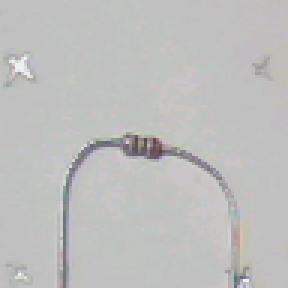
#> input picture datasets/electronic-parts/resistor/001.png, 96 x 96 px, found by its file name (shown 3 times larger)
$ jupyter execute --allow-errors project_image_data_augmentation_adamiaonr.ipynb   (shell and % lines are left out)
#> lines starting #> are read from the running program, lines starting #| are printed output that depends on the picture
<a href="https://colab.research.google.com/github/adamiaonr/cveml/blob/main/projects/scripts/notebooks/project_image_data_augmentation_adamiaonr.ipynb" target="_parent"></a>

# Project: Image Data Augmentation

[](https://colab.research.google.com/github/ShawnHymel/computer-vision-with-embedded-machine-learning/blob/master/2.3.5%20-%20Project%20-%20Data%20Augmentation/project_image_data_augmentation.ipynb)

This is an example for creating an augmented dataset. It will transform input images to create a series of augmented samples that are saved in a new output directory.

Create a folder named "dataset" in the /content directory and upload your images there. The images should be divided into their respective classes, where each class has its own folder with the name of the class. For example:

<pre>
/content
    |- dataset
        |- background
        |- capacitor
        |- diode
        |- led
        |- resistor
</pre>

The original images along with their transforms will be saved in the output directory. Each output file will be the original filename appended with "_{num}" where {num} is some incrementing value based on the total number of transforms performed per image.

For example, if you have a file named "0.png" in /content/dataset/resistor, it will become "0_0.png" in /content/output/resistor. The first transform will be "0_1.png", the second transform will be "0_2.png" and so on.

Run each of the cells paying attention to their contents and output. Fill out the necessary parts of the functions where you find the following comment:

```
# >>> ENTER YOUR CODE HERE <<<
```

Author: EdgeImpulse, Inc.<br>
Date: August 3, 2021<br>
Modified by: adamiaonr@gmail.com<br>
Last modified: January 2, 2022<br>
License: [Apache-2.0](apache.org/licenses/LICENSE-2.0)<br>

[cell 1]
import numpy as np
import matplotlib.pyplot as plt
import random
import os
import PIL

import skimage.transform
import skimage.util

[cell 2]
### Settings

# Location of dataset and output folder
DATASET_PATH = "/content/dataset"
OUT_PATH = "/content/output"
OUT_ZIP = "augmented_dataset_v2_0_6.zip"

# File format to use for new dataset
IMG_EXT = ".png"

# You are welcome to change the seed to get different augmentation effects
SEED = 42
random.seed(SEED)

[cell 3]
### Create output directory

try:
  os.makedirs(OUT_PATH)
except FileExistsError:
  print("WARNING: Output directory already exists. Check to make sure it is empty.")

## Transform Functions

Create one or more functions that transform an input image.

[cell 4]
### Example: Function to create 3 new flipped images of the input
# [9 lines left out: function create_flipped, not called in this run]

[cell 5]
# >>> ENTER YOUR CODE HERE <<<
# Create one or more functions that create transforms of your images

# rotation : rotates image with the provided angles ([-135, -45, 45, 135] by default)
def create_rotated(img, angles = [-135, -45, 45, 135], flip = False):
  rotated = []
  for angle in angles:
    img_rotated = skimage.transform.rotate(img, angle = angle, mode='edge', preserve_range=True).astype(np.uint8)
    rotated.append(img_rotated)

    if flip:
      rotated.append(np.fliplr(img_rotated))

  return rotated

# translation : creates a list of translations of a source image along {x, y} axis, in the form {x * (1 + a), y * (1 + b)}
# the (a, b) coefficients to apply are passed as a list.
def create_translated(img, translation_coef = [0.0, .25, .5, .75], flip = False):
  translated = []

  height = img.shape[0]
  width = img.shape[1]

  for c in translation_coef:
    tr_x = [ round(( random.random() * k ) * ( width / 2 ))  for k in [ c, c, -c, -c ] ]
    for c in translation_coef:
      tr_y = [ round(( random.random() * k ) * ( height / 2 )) for k in [ c, c, -c, -c ] ]
      for i, p in enumerate([(x, y) for x, y in zip(tr_x, tr_y)]):
        translation = skimage.transform.AffineTransform(translation=(p[0], p[1]))
        img_trnsltd = skimage.transform.warp(img, translation, mode='edge', preserve_range=True).astype(np.uint8)
        translated.append(img_trnsltd)

        if flip:
          translated.append(np.flipud(img_trnsltd))

  return translated

# scale & crop
# [36 lines left out: function create_scaled, not called in this run]

[cell 6]
# testing area

img = PIL.Image.open(os.path.join(DATASET_PATH, 'resistor/001.png'))
#> img is the input picture: PIL image 96x96 RGB; mean R, G, B 190.6, 190.6, 189.8
img = np.asarray(img)

# create simple array of translated images
translated = create_translated(img, translation_coef = [1.0], flip = False)
#> after the loop in create_translated, `for c in translation_coef:`:
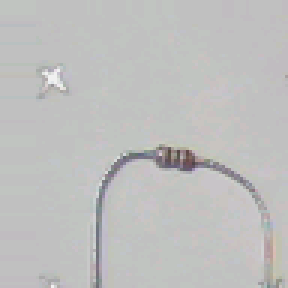
#> img_trnsltd: shape (96, 96, 3) (shown 3 times larger); mean R, G, B 190.8, 191, 190.2
#> after the loop in create_translated, `for c in translation_coef:`: translated = 4 items
#> translated = 4 items
figs, axs = plt.subplots(1, len(translated), figsize=(30, 30))

for i in range(len(translated)):
  axs[i].imshow(translated[i], vmin=0, vmax=255)
#> this loop made 4 passes

plt.show()
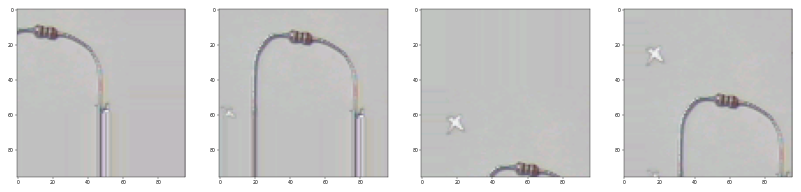
#> figure drawn by matplotlib, 4 panels

# create array of rotated images
rotated = create_rotated(img, angles = [-45, -22.5, -11.25, 11.25, 22.5, 45])
#> the loop in create_rotated, `for angle in angles:` made 6 passes
#> pass 1, in create_rotated, `img_rotated = skimage.transform.rotate(img, angle = angle, mode='edge'..`:
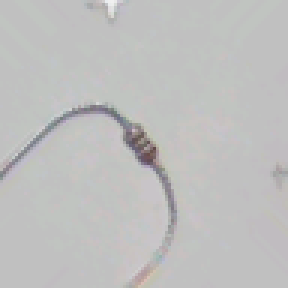
#> img_rotated: shape (96, 96, 3) (shown 3 times larger); mean R, G, B 190.9, 190.9, 190.3
#> pass 2, in create_rotated, `img_rotated = skimage.transform.rotate(img, angle = angle, mode='edge'..`:
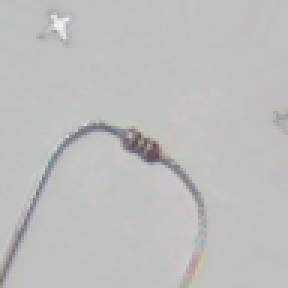
#> img_rotated: shape (96, 96, 3) (shown 3 times larger); mean R, G, B 190.5, 190.4, 189.9
#> pass 3, in create_rotated, `img_rotated = skimage.transform.rotate(img, angle = angle, mode='edge'..`:
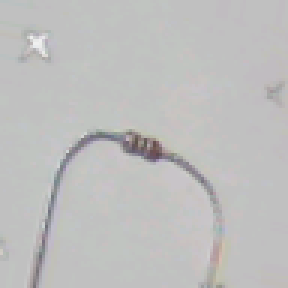
#> img_rotated: shape (96, 96, 3) (shown 3 times larger); mean R, G, B 190.5, 190.4, 189.8
#> after the loop in create_rotated, `for angle in angles:`:
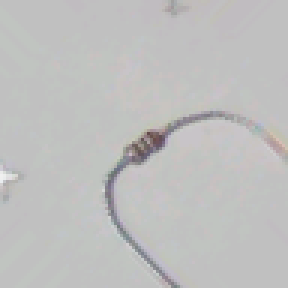
#> img_rotated: shape (96, 96, 3) (shown 3 times larger); mean R, G, B 190.9, 190.9, 190.3
#> after the loop in create_rotated, `for angle in angles:`: rotated = 6 items
#> rotated = 6 items
figs, axs = plt.subplots(1, len(rotated) + 1, figsize=(30, 30))
axs[0].imshow(img, vmin=0, vmax=255)
for i in range(len(rotated)):
  axs[i + 1].imshow(rotated[i], vmin=0, vmax=255)
#> this loop made 6 passes

plt.show()
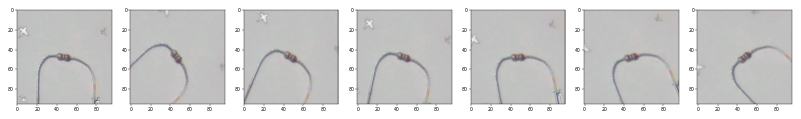
#> figure drawn by matplotlib, 7 panels

# create array of rotations, applied over translations
for img_trnslt in create_translated(img, translation_coef = [0.0, .25, .5]):
  trans_rotated = create_rotated(img_trnslt, angles = [-11.25, 11.25])
  figs, axs = plt.subplots(1, len(trans_rotated) + 1, figsize=(30, 30))
  axs[0].imshow(img, vmin=0, vmax=255)
  for i in range(len(trans_rotated)):
    axs[i + 1].imshow(trans_rotated[i], vmin=0, vmax=255)

  plt.show()
#> this loop made 36 passes
#> pass 1, `plt.show()`:
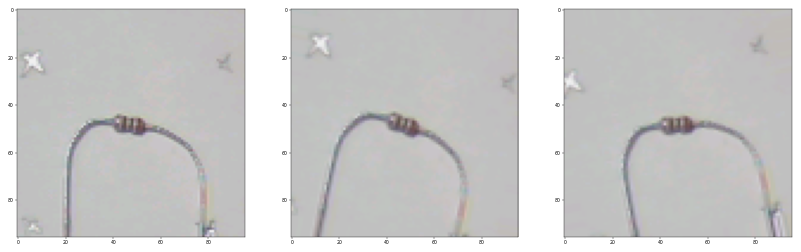
#> figure drawn by matplotlib, 3 panels

# [6 lines of commented-out code are left out]

$ run again, with datasets/electronic-parts/resistor/002.png copied over datasets/electronic-parts/resistor/001.png
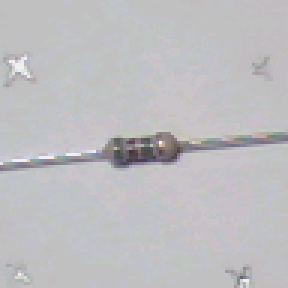
#> input picture datasets/electronic-parts/resistor/002.png, 96 x 96 px, found by its file name (shown 3 times larger)
#> img is the input picture: PIL image 96x96 RGB; mean R, G, B 190.2, 189.5, 192.1
#> after the loop in create_translated, `for c in translation_coef:`: translated = 4 items
#> the loop `for i in range(len(translated)):` made 4 passes
#> after the loop in create_rotated, `for angle in angles:`:
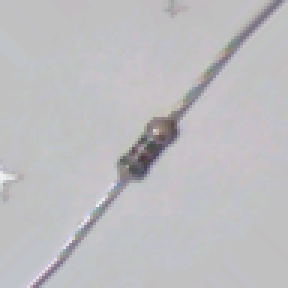
#> img_rotated: shape (96, 96, 3) (shown 3 times larger); mean R, G, B 189.8, 189.1, 191.9
#> after the loop in create_rotated, `for angle in angles:`: rotated = 6 items
#> the loop `for i in range(len(rotated)):` made 6 passes
#> the loop `for img_trnslt in create_translated(img, translation_coef = [0.0, .25,..` made 36 passes
#> pass 1, `plt.show()`:
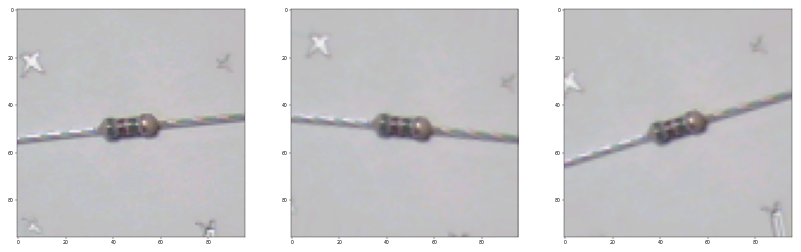
#> figure drawn by matplotlib, 3 panels

$ run again, with datasets/electronic-parts/resistor/004.png copied over datasets/electronic-parts/resistor/001.png
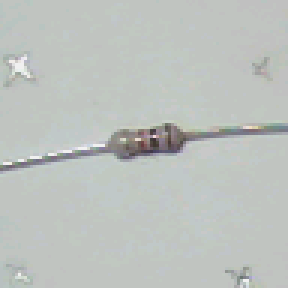
#> input picture datasets/electronic-parts/resistor/004.png, 96 x 96 px, found by its file name (shown 3 times larger)
#> img is the input picture: PIL image 96x96 RGB; mean R, G, B 188.9, 193.6, 189.9
#> after the loop in create_translated, `for c in translation_coef:`: translated = 4 items
#> the loop `for i in range(len(translated)):` made 4 passes
#> after the loop in create_rotated, `for angle in angles:`:
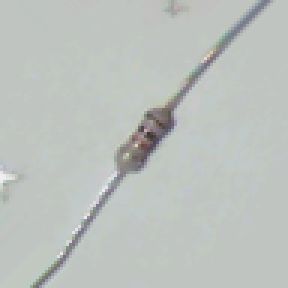
#> img_rotated: shape (96, 96, 3) (shown 3 times larger); mean R, G, B 188.6, 193.2, 189.6
#> after the loop in create_rotated, `for angle in angles:`: rotated = 6 items
#> the loop `for i in range(len(rotated)):` made 6 passes
#> the loop `for img_trnslt in create_translated(img, translation_coef = [0.0, .25,..` made 36 passes
#> pass 1, `plt.show()`:
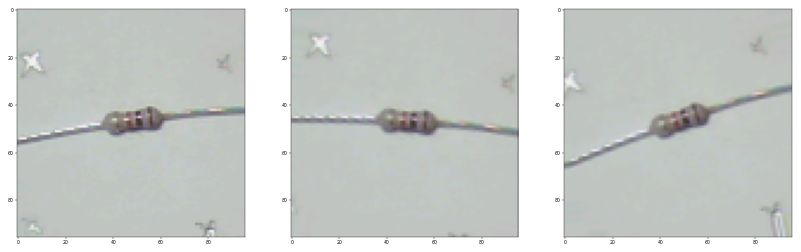
#> figure drawn by matplotlib, 3 panels
